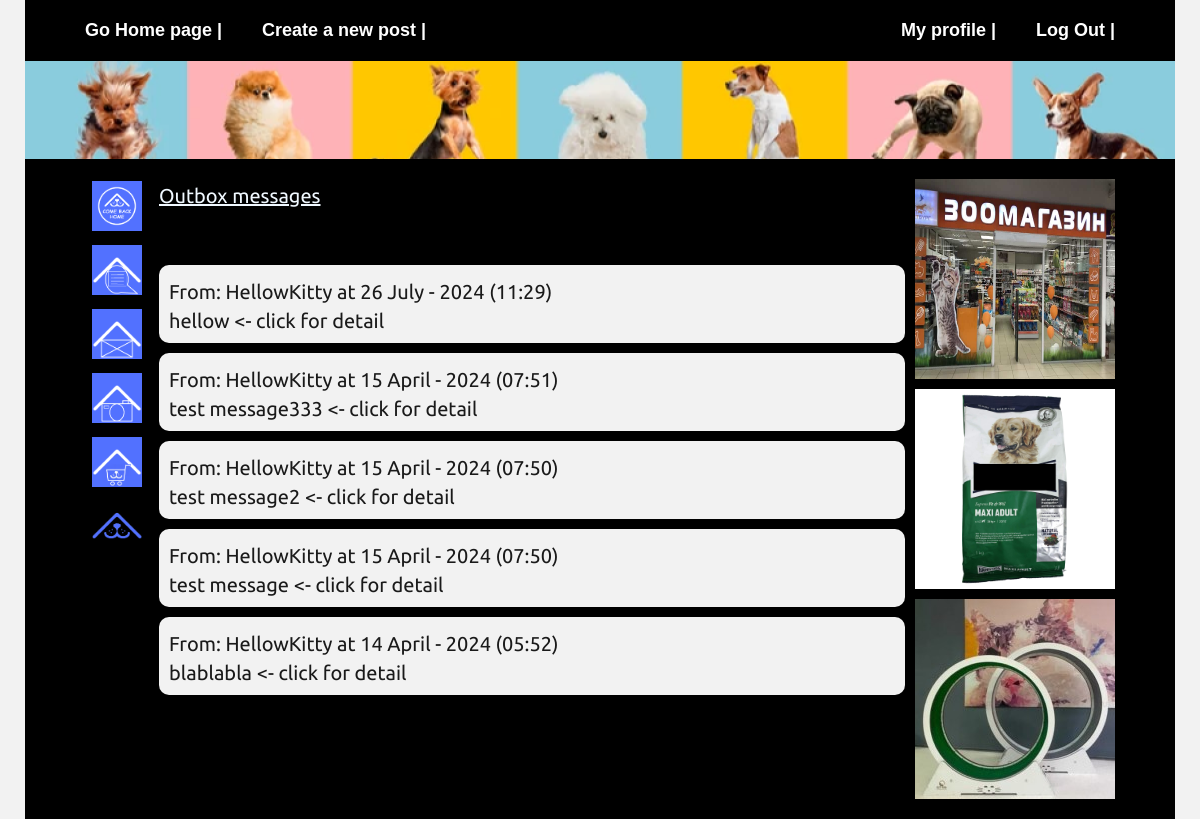
The app's page /messages/sms/inbox/ (signed in) with its own data.
### usertouser/models.py (models this page shows, shortened)
class usertouser(models.Model):
    sender = models.ForeignKey(User, on_delete=models.CASCADE, related_name='sent_messages')
    recipient = models.ForeignKey(User, on_delete=models.CASCADE, related_name='received_messages')
    subject = models.CharField(max_length=255)
    content = models.TextField()
    timestamp = models.DateTimeField(auto_now_add=True)

### usertouser/views.py (the view)
# urls.py: path('sms/inbox/', usertouserListView.as_view(template_name='messages/inbox.html'), name='inbox'),
class usertouserListView(LoginRequiredMixin, ListView):
    model = usertouser
    template_name = 'messages/inbox.html'
    context_object_name = 'sms'
    paginate_by = None
    def get_queryset(self):
        return usertouser.objects.filter(recipient=self.request.user).order_by('-timestamp')

### blog/templates/messages/inbox.html
{% extends "base.html" %}
{% load static %}
{% block content %}
<a class="post-title" href="{% url 'usertouser:outbox' %}" title="Outbox messages"> Outbox messages </a>
<br><br>
{% for usertouser in sms %}
<a class="post-a flex">
    <div class="post-text-box">
      <object>
          <a class="post-title" href="{% url 'user-posts' usertouser.sender.username %}" title="User posts">From: {{usertouser.sender.username}} at {{usertouser.timestamp|date:"d F - Y (H:i)"}}</a>
      </object>
      <object>
          <a class="post-title" href="{% url 'usertouser:detail' usertouser.id %}" title="Details"> {{ usertouser.subject }} <- click for detail </a>
      </object>
    </div>
</a>
{% empty %}
No messages yet.
{% endfor %}
{% endblock content %}

### blog/static/css/style.css (style rules this page uses)
* { box-sizing: border-box; }
body { background-color: #f2f2f2; margin-bottom: 0px; font-family: 'Ubuntu', sans-serif; color: aliceblue; }
body a { color: aliceblue; }
.flex { display: flex; }
.post-a { width: inherit; padding: 10px; background-color: white; border-radius: 10px; text-decoration: none; color: #1a1a1a; background-color: #f2f2f2; column-gap: 10px; }
.post-text-box object a { text-decoration: none; display: block; color: #1a1a1a; }
.post-title { margin-top: 5px; font-weight: normal; font-size: 20px; line-height: 24px; display: block; overflow-x: none; }

### records on screen
usertouser: sender.username "HellowKitty", timestamp "26 July - 2024 (11:29)", subject "hellow"
usertouser: sender.username "HellowKitty", timestamp "15 April - 2024 (07:51)", subject "test message333"
usertouser: sender.username "HellowKitty", timestamp "15 April - 2024 (07:50)", subject "test message2"
usertouser: sender.username "HellowKitty", timestamp "15 April - 2024 (07:50)", subject "test message"
usertouser: sender.username "HellowKitty", timestamp "14 April - 2024 (05:52)", subject "blablabla"
